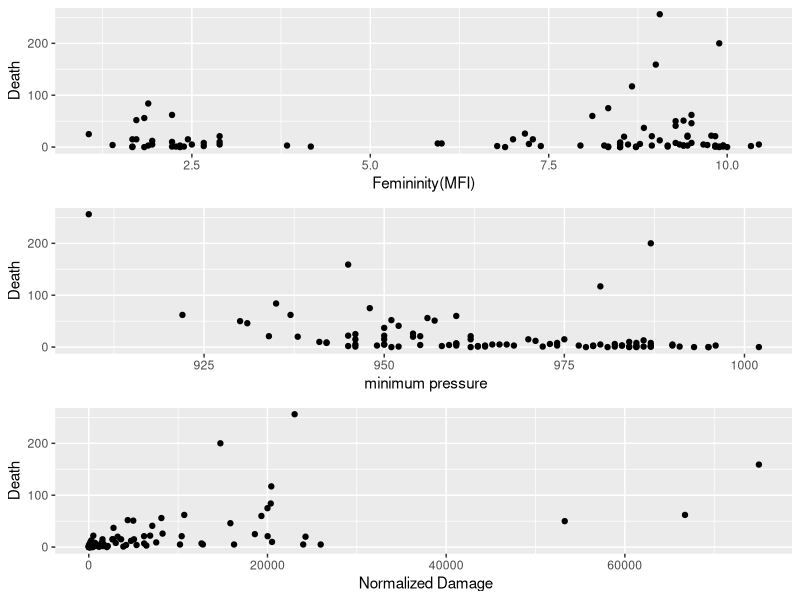
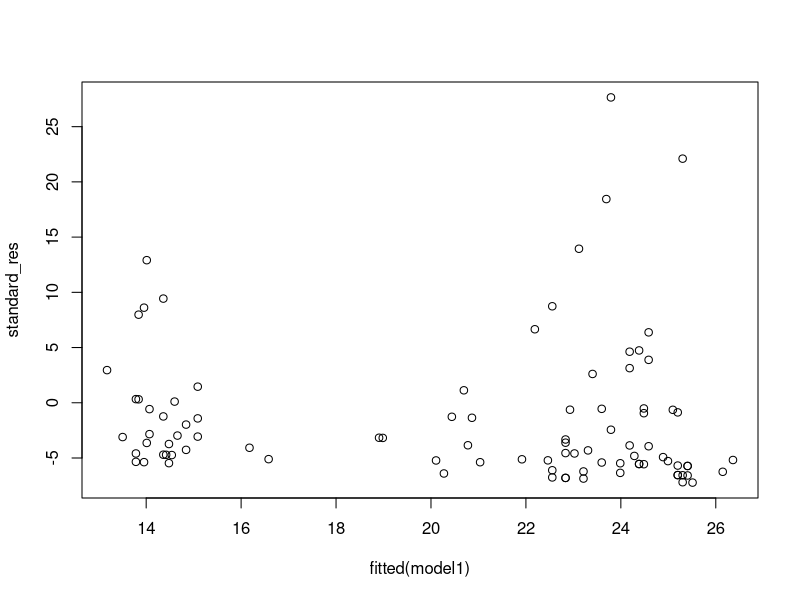
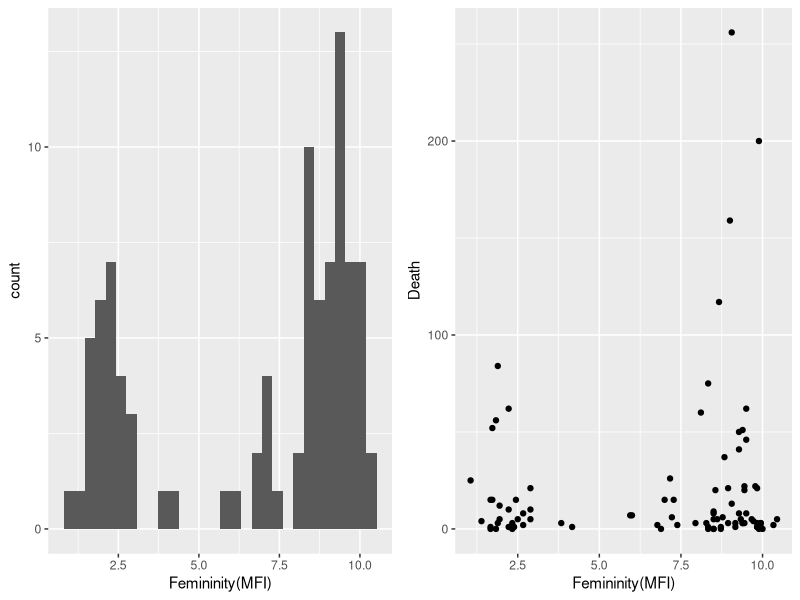
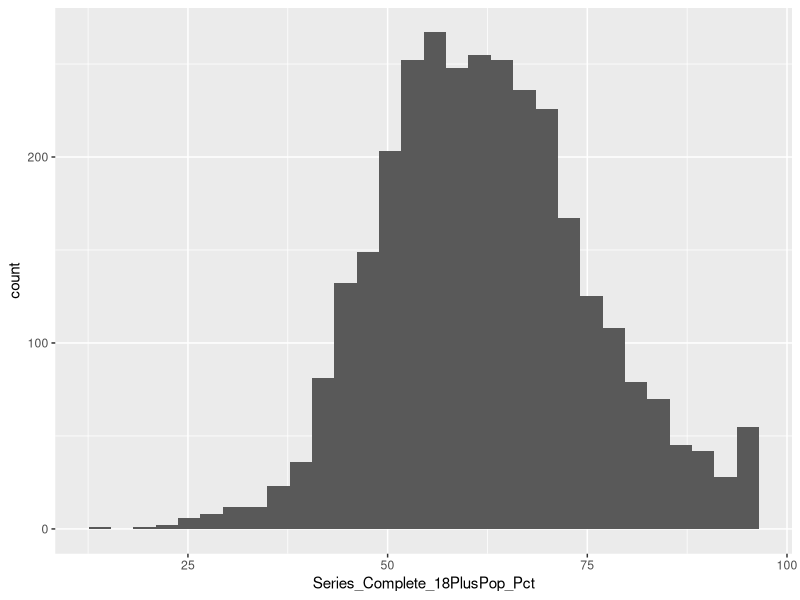
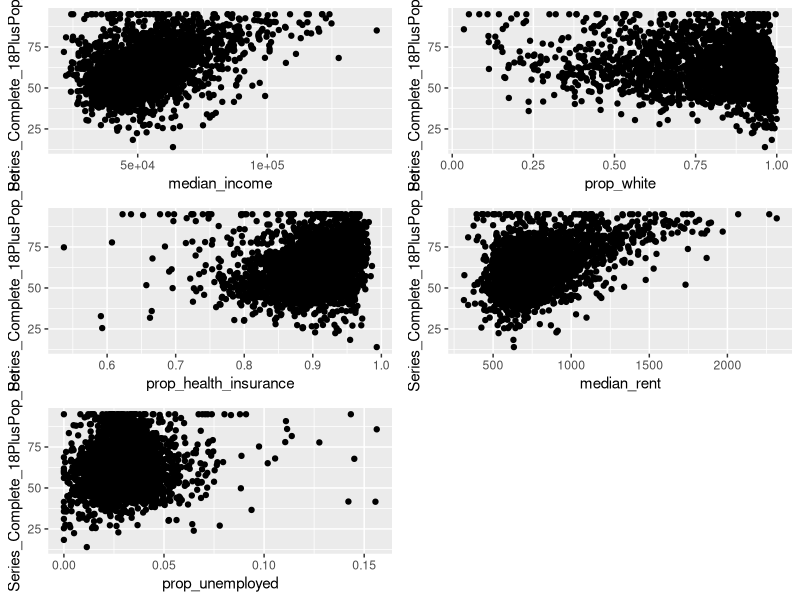
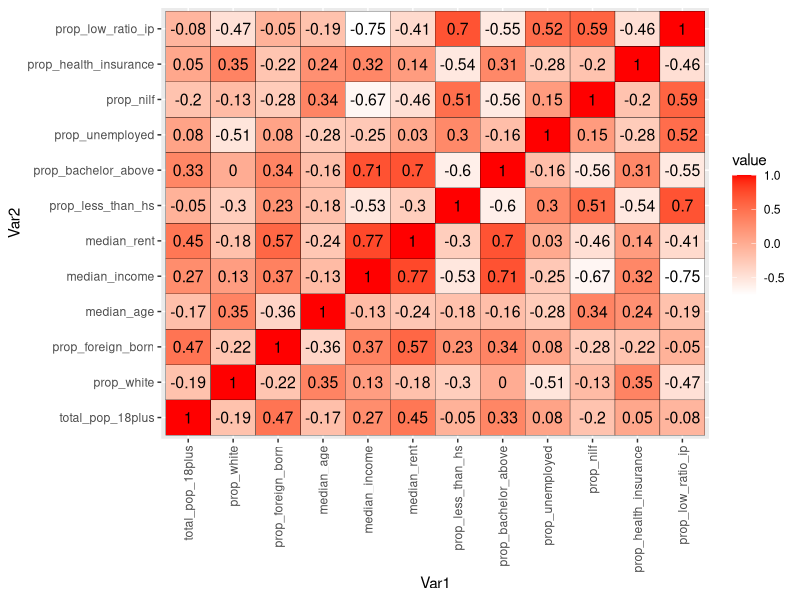

Recreate these plots in R, in order.
## ---- chunk 1
knitr::opts_chunk$set(echo = TRUE)
library(readxl)
library(tidyverse)
library(readr)
library(skimr) # EDA
library(MASS)
library(reshape2)
library(gridExtra)
library(knitr)
## ---- chunk 2
q2 <- read_excel("data/q2.xlsx")
## ---- chunk 3
q2a1 <- q2 %>% ggplot(aes(x=MasFem, y=alldeaths)) + geom_point() + 
  xlab("Femininity(MFI)") + ylab("Death")
q2a2 <- q2 %>% ggplot(aes(x=MinPressure_before, y=alldeaths)) + geom_point() +
    xlab(" minimum pressure") + ylab("Death")
q2a3 <- q2 %>% ggplot(aes(x=NDAM, y=alldeaths)) + geom_point()+
  xlab(" Normalized Damage") + ylab("Death")
grid.arrange(q2a1, q2a2,q2a3, ncol=1)
## ---- chunk 4
model1 <- glm(alldeaths~MasFem, family = poisson, data = q2)
est <- data.frame(summary(model1)$coefficients) %>% 
  mutate(Estimate = exp(Estimate))
kable(round(est, 4))
## ---- chunk 5
standard_res <- rstandard(model1)
plot(fitted(model1), standard_res)
## ---- chunk 6
n = 92
k = 2
sum(standard_res^2)/(n-k)
## ---- chunk 7
1-pchisq(sum(standard_res^2), n-k)
## ---- chunk 8
model2 <- glm(alldeaths~MasFem, family = quasipoisson, data = q2)
est2 <- data.frame(summary(model2)$coefficients) %>% 
  mutate(Estimate = exp(Estimate))
kable(round(est2, 4))
## ---- chunk 9
cmodel<-glm.nb(alldeaths ~ ZMasFem*ZMinPressure_A + ZMasFem*ZNDAM , data=q2)
kable(round(summary(cmodel)$coefficients, 4))
## ---- chunk 10
exp(0.1723)
## ---- chunk 11
d <- q2%>% filter(Name == "Sandy")
sandy <- d[12:14]
predict(cmodel, sandy, type="response")
## ---- chunk 12
f1 <- q2 %>% ggplot(aes(MasFem))+ geom_histogram() + xlab("Femininity(MFI)")
f2 <- q2 %>% ggplot(aes(x=MasFem, y=alldeaths)) + geom_point() + 
  xlab("Femininity(MFI)") + ylab("Death")
grid.arrange(f1, f2, ncol=2)
## ---- chunk 13
q3 <- read_csv("data/q3.csv")
q3 <- dplyr::select(q3, FIPS, starts_with("Series_Complete"), )
acs <- read_csv("data/acs.csv")
acs <- acs %>% pivot_wider(names_from = variable, values_from=value)
acs <- acs %>% rename(FIPS = fips)
combined <- inner_join(q3, acs, by='FIPS')
## ---- chunk 14
combined <- na.omit(combined)
## ---- chunk 15
combined %>% ggplot(aes(Series_Complete_18PlusPop_Pct))+ geom_histogram()
## ---- chunk 16
q3a1 <- combined %>% ggplot(aes(x=median_income, y=Series_Complete_18PlusPop_Pct)) + geom_point()
q3a2 <- combined %>% ggplot(aes(x=prop_white, y=Series_Complete_18PlusPop_Pct)) + geom_point()
q3a3 <- combined %>% ggplot(aes(x=prop_health_insurance, y=Series_Complete_18PlusPop_Pct)) + geom_point()
q3a4 <- combined %>% ggplot(aes(x=median_rent, y=Series_Complete_18PlusPop_Pct)) + geom_point()
q3a5 <- combined %>% ggplot(aes(x=prop_unemployed, y=Series_Complete_18PlusPop_Pct)) + geom_point()
grid.arrange(q3a1, q3a2,q3a3, q3a4,q3a5, ncol=2)
## ---- chunk 17
correlationacs <- dplyr::select(acs, -FIPS, -county_name)
correlationacs<- na.omit(correlationacs)
# creating correlation matrix
corr_mat <- round(cor(correlationacs),2)
# reduce the size of correlation matrix
melted_corr_mat <- melt(corr_mat)
# head(melted_corr_mat)
# plotting the correlation heatmap
ggplot(data = melted_corr_mat, aes(x=Var1, y=Var2,
                                   fill=value)) +
  geom_tile(color = "black") + 
  scale_fill_gradient(low = "white", high = "red") +
  theme(axis.text.x = element_text(angle = 90, vjust = 0.5, hjust=1))+
  geom_text(aes(label = value), color = "black", size = 4)
## ---- chunk 18
modeldata3b <- combined %>%
  mutate(Series_Complete_18PlusPop_Pct_model = Series_Complete_18PlusPop_Pct/100)
model3b1 <- glm(Series_Complete_18PlusPop_Pct_model ~ 
                  prop_white + prop_foreign_born+ 
                 median_income +prop_unemployed + prop_nilf + 
                 prop_health_insurance + prop_low_ratio_ip, 
               family = binomial, data = modeldata3b)
## ---- chunk 19
kable(round(summary(model3b1)$coefficients, 4))
## ---- chunk 20
model3b2 <- glm(Series_Complete_18PlusPop_Pct_model ~ 
                  prop_white + prop_foreign_born+ 
                 median_income +prop_unemployed + 
                 prop_health_insurance, 
               family = binomial, data = modeldata3b)

## ---- chunk 21
est <- data.frame(summary(model3b2)$coefficients) %>% 
  mutate(Estimate = exp(Estimate))
kable(round(est, 4))
## ---- chunk 22
Ada <- modeldata3b %>% filter(county_name == "Ada County, Idaho") 
Ada <- dplyr::select(Ada, prop_white, prop_foreign_born, 
                 median_income,prop_unemployed, prop_nilf, 
                 prop_health_insurance, prop_low_ratio_ip, total_pop_18plus)
## ---- chunk 23
dplyr::select(modeldata3b, county_name, Series_Complete_18PlusPop_Pct) %>% 
  filter(county_name == "Ada County, Idaho")

predict(model3b2, Ada, type = "response")
